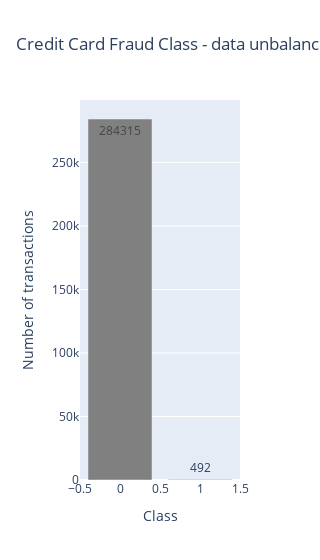

Notebook source saved alongside this figure:
### Code cell
temp = credit["Class"].value_counts()
df = pd.DataFrame({'Class': temp.index,'values': temp.values})

trace = go.Bar(
    x = df['Class'],y = df['values'],
    name="Credit Card Fraud Class - data unbalance (Not fraud = 0, Fraud = 1)",
    marker=dict(color="gray"),
    text=df['values']
)
data = [trace]
layout = dict(title = 'Credit Card Fraud Class - data unbalance (Not fraud = 0, Fraud = 1)',
          xaxis = dict(title = 'Class', showticklabels=True), 
          yaxis = dict(title = 'Number of transactions'),
          hovermode = 'closest',width=300
         )
fig = dict(data=data, layout=layout)
iplot(fig, filename='class')

### Figure 1 — Plotly figure (JSON) as saved in the notebook; plotly's stock layout.template omitted (floating-point values rounded to 4 significant figures)
{"data": [{"marker": {"color": "gray"}, "name": "Credit Card Fraud Class - data unbalance (Not fraud = 0, Fraud = 1)", "text": [284315, 492], "type": "bar", "x": [0, 1], "y": [284315, 492]}], "layout": {"hovermode": "closest", "title": {"text": "Credit Card Fraud Class - data unbalance (Not fraud = 0, Fraud = 1)"}, "width": 300, "xaxis": {"showticklabels": true, "title": {"text": "Class"}}, "yaxis": {"title": {"text": "Number of transactions"}}}}
